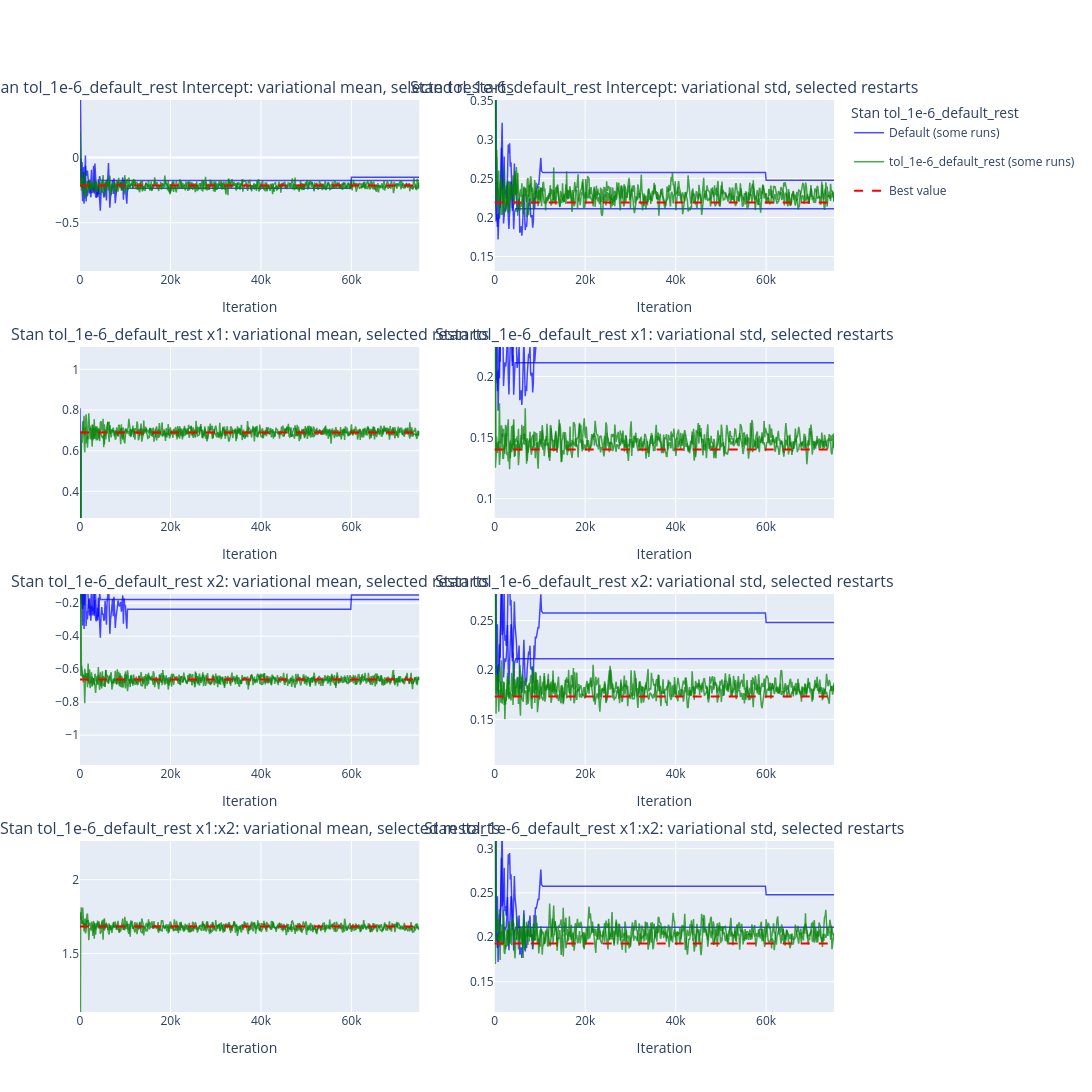

The cell this chart's notebook holds for it:
### Code cell
import pickle
import sys
from pathlib import Path
import numpy as np
import pandas as pd

REPO_ROOT = Path("/Users/madelynandersen/Documents/VB Bakeoff/simpleVI")
if str(REPO_ROOT) not in sys.path:
    sys.path.insert(0, str(REPO_ROOT))

from modulars.stan_rr_test import stan_result_by_scenario
from modulars.logistic_regression import load_logistic_regression_data, plot_logistic_regression_selected_restarts

NB_DIR = REPO_ROOT / "single_MC/logistic_regression"

data = load_logistic_regression_data()
labels = data["labels"]

best_reference = pd.read_csv(NB_DIR / "best_variational_reference.csv")
reference_means = {
    row["parameter"]: [(float(row["mean"]), "best variational approximation")]
    for _, row in best_reference.iterrows()
}
reference_stds = {
    row["parameter"]: [(float(row["sd"]), "best variational approximation")]
    for _, row in best_reference.iterrows()
}

with open(NB_DIR / "results/stan_result.pkl", "rb") as f:
    _main_result = pickle.load(f)
_by_scenario = stan_result_by_scenario(_main_result)
default_means, default_stds, default_iterations = _by_scenario["default"]

with open(NB_DIR / "tol_1e-6_default_rest_result.pkl", "rb") as f:
    _td_result = pickle.load(f)
_td_by_scenario = stan_result_by_scenario(_td_result)
td_means, td_stds, td_iterations = _td_by_scenario["tol_1e-6_default_rest"]

def downsample_and_extend(arr, factor, target_len):
    downsampled = arr[..., ::factor]
    n_have = downsampled.shape[-1]
    if n_have < target_len:
        pad = np.repeat(downsampled[..., -1:], target_len - n_have, axis=-1)
        downsampled = np.concatenate([downsampled, pad], axis=-1)
    return downsampled

projected_default_means = downsample_and_extend(default_means, 15, len(td_iterations))
projected_default_stds = downsample_and_extend(default_stds, 15, len(td_iterations))
plot_logistic_regression_selected_restarts(
    projected_default_means, projected_default_stds, td_means, td_stds, labels=labels,
    title_prefix="Stan tol_1e-6_default_rest ",
    reference_means=reference_means, reference_stds=reference_stds,
    k=2, x=td_iterations, backend="plotly",
    single_label="Default (some runs)", multi_label="tol_1e-6_default_rest (some runs)",
)

### Figure 1 — Plotly figure (JSON) as saved in the notebook; plotly's stock layout.template omitted (floating-point values rounded to 4 significant figures; data arrays with more than 128 entries replaced by an {"elided": "..."} marker saying what was removed)
{"data": [{"legendgroup": "Default (some runs)", "line": {"color": "blue", "width": 1.5}, "mode": "lines", "name": "Default (some runs)", "opacity": 0.7, "showlegend": true, "type": "scatter", "x": {"elided": "501 int values"}, "xaxis": "x", "y": {"elided": "3001 float values"}, "yaxis": "y"}, {"legendgroup": "Default (some runs)", "line": {"color": "blue", "width": 1.5}, "mode": "lines", "name": "Default (some runs)", "opacity": 0.7, "showlegend": false, "type": "scatter", "x": {"elided": "501 int values"}, "xaxis": "x", "y": {"elided": "3001 float values"}, "yaxis": "y"}, {"legendgroup": "tol_1e-6_default_rest (some runs)", "line": {"color": "green", "width": 1.5}, "mode": "lines", "name": "tol_1e-6_default_rest (some runs)", "opacity": 0.7, "showlegend": true, "type": "scatter", "x": {"elided": "501 int values"}, "xaxis": "x", "y": {"elided": "501 float values"}, "yaxis": "y"}, {"legendgroup": "tol_1e-6_default_rest (some runs)", "line": {"color": "green", "width": 1.5}, "mode": "lines", "name": "tol_1e-6_default_rest (some runs)", "opacity": 0.7, "showlegend": false, "type": "scatter", "x": {"elided": "501 int values"}, "xaxis": "x", "y": {"elided": "501 float values"}, "yaxis": "y"}, {"legendgroup": "Default (some runs)", "line": {"color": "blue", "width": 1.5}, "mode": "lines", "name": "Default (some runs)", "opacity": 0.7, "showlegend": false, "type": "scatter", "x": {"elided": "501 int values"}, "xaxis": "x2", "y": {"elided": "3001 float values"}, "yaxis": "y2"}, {"legendgroup": "Default (some runs)", "line": {"color": "blue", "width": 1.5}, "mode": "lines", "name": "Default (some runs)", "opacity": 0.7, "showlegend": false, "type": "scatter", "x": {"elided": "501 int values"}, "xaxis": "x2", "y": {"elided": "3001 float values"}, "yaxis": "y2"}, {"legendgroup": "tol_1e-6_default_rest (some runs)", "line": {"color": "green", "width": 1.5}, "mode": "lines", "name": "tol_1e-6_default_rest (some runs)", "opacity": 0.7, "showlegend": false, "type": "scatter", "x": {"elided": "501 int values"}, "xaxis": "x2", "y": {"elided": "501 float values"}, "yaxis": "y2"}, {"legendgroup": "tol_1e-6_default_rest (some runs)", "line": {"color": "green", "width": 1.5}, "mode": "lines", "name": "tol_1e-6_default_rest (some runs)", "opacity": 0.7, "showlegend": false, "type": "scatter", "x": {"elided": "501 int values"}, "xaxis": "x2", "y": {"elided": "501 float values"}, "yaxis": "y2"}, {"line": {"color": "red", "dash": "dash"}, "mode": "lines", "name": "Best value", "showlegend": true, "type": "scatter", "x": [null], "xaxis": "x", "y": [null], "yaxis": "y"}, {"legendgroup": "Default (some runs)", "line": {"color": "blue", "width": 1.5}, "mode": "lines", "name": "Default (some runs)", "opacity": 0.7, "showlegend": false, "type": "scatter", "x": {"elided": "501 int values"}, "xaxis": "x3", "y": {"elided": "3001 float values"}, "yaxis": "y3"}, {"legendgroup": "Default (some runs)", "line": {"color": "blue", "width": 1.5}, "mode": "lines", "name": "Default (some runs)", "opacity": 0.7, "showlegend": false, "type": "scatter", "x": {"elided": "501 int values"}, "xaxis": "x3", "y": {"elided": "3001 float values"}, "yaxis": "y3"}, {"legendgroup": "tol_1e-6_default_rest (some runs)", "line": {"color": "green", "width": 1.5}, "mode": "lines", "name": "tol_1e-6_default_rest (some runs)", "opacity": 0.7, "showlegend": false, "type": "scatter", "x": {"elided": "501 int values"}, "xaxis": "x3", "y": {"elided": "501 float values"}, "yaxis": "y3"}, {"legendgroup": "tol_1e-6_default_rest (some runs)", "line": {"color": "green", "width": 1.5}, "mode": "lines", "name": "tol_1e-6_default_rest (some runs)", "opacity": 0.7, "showlegend": false, "type": "scatter", "x": {"elided": "501 int values"}, "xaxis": "x3", "y": {"elided": "501 float values"}, "yaxis": "y3"}, {"legendgroup": "Default (some runs)", "line": {"color": "blue", "width": 1.5}, "mode": "lines", "name": "Default (some runs)", "opacity": 0.7, "showlegend": false, "type": "scatter", "x": {"elided": "501 int values"}, "xaxis": "x4", "y": {"elided": "3001 float values"}, "yaxis": "y4"}, {"legendgroup": "Default (some runs)", "line": {"color": "blue", "width": 1.5}, "mode": "lines", "name": "Default (some runs)", "opacity": 0.7, "showlegend": false, "type": "scatter", "x": {"elided": "501 int values"}, "xaxis": "x4", "y": {"elided": "3001 float values"}, "yaxis": "y4"}, {"legendgroup": "tol_1e-6_default_rest (some runs)", "line": {"color": "green", "width": 1.5}, "mode": "lines", "name": "tol_1e-6_default_rest (some runs)", "opacity": 0.7, "showlegend": false, "type": "scatter", "x": {"elided": "501 int values"}, "xaxis": "x4", "y": {"elided": "501 float values"}, "yaxis": "y4"}, {"legendgroup": "tol_1e-6_default_rest (some runs)", "line": {"color": "green", "width": 1.5}, "mode": "lines", "name": "tol_1e-6_default_rest (some runs)", "opacity": 0.7, "showlegend": false, "type": "scatter", "x": {"elided": "501 int values"}, "xaxis": "x4", "y": {"elided": "501 float values"}, "yaxis": "y4"}, {"line": {"color": "red", "dash": "dash"}, "mode": "lines", "name": "Best value", "showlegend": false, "type": "scatter", "x": [null], "xaxis": "x3", "y": [null], "yaxis": "y3"}, {"legendgroup": "Default (some runs)", "line": {"color": "blue", "width": 1.5}, "mode": "lines", "name": "Default (some runs)", "opacity": 0.7, "showlegend": false, "type": "scatter", "x": {"elided": "501 int values"}, "xaxis": "x5", "y": {"elided": "3001 float values"}, "yaxis": "y5"}, {"legendgroup": "Default (some runs)", "line": {"color": "blue", "width": 1.5}, "mode": "lines", "name": "Default (some runs)", "opacity": 0.7, "showlegend": false, "type": "scatter", "x": {"elided": "501 int values"}, "xaxis": "x5", "y": {"elided": "3001 float values"}, "yaxis": "y5"}, {"legendgroup": "tol_1e-6_default_rest (some runs)", "line": {"color": "green", "width": 1.5}, "mode": "lines", "name": "tol_1e-6_default_rest (some runs)", "opacity": 0.7, "showlegend": false, "type": "scatter", "x": {"elided": "501 int values"}, "xaxis": "x5", "y": {"elided": "501 float values"}, "yaxis": "y5"}, {"legendgroup": "tol_1e-6_default_rest (some runs)", "line": {"color": "green", "width": 1.5}, "mode": "lines", "name": "tol_1e-6_default_rest (some runs)", "opacity": 0.7, "showlegend": false, "type": "scatter", "x": {"elided": "501 int values"}, "xaxis": "x5", "y": {"elided": "501 float values"}, "yaxis": "y5"}, {"legendgroup": "Default (some runs)", "line": {"color": "blue", "width": 1.5}, "mode": "lines", "name": "Default (some runs)", "opacity": 0.7, "showlegend": false, "type": "scatter", "x": {"elided": "501 int values"}, "xaxis": "x6", "y": {"elided": "3001 float values"}, "yaxis": "y6"}, {"legendgroup": "Default (some runs)", "line": {"color": "blue", "width": 1.5}, "mode": "lines", "name": "Default (some runs)", "opacity": 0.7, "showlegend": false, "type": "scatter", "x": {"elided": "501 int values"}, "xaxis": "x6", "y": {"elided": "3001 float values"}, "yaxis": "y6"}, {"legendgroup": "tol_1e-6_default_rest (some runs)", "line": {"color": "green", "width": 1.5}, "mode": "lines", "name": "tol_1e-6_default_rest (some runs)", "opacity": 0.7, "showlegend": false, "type": "scatter", "x": {"elided": "501 int values"}, "xaxis": "x6", "y": {"elided": "501 float values"}, "yaxis": "y6"}, {"legendgroup": "tol_1e-6_default_rest (some runs)", "line": {"color": "green", "width": 1.5}, "mode": "lines", "name": "tol_1e-6_default_rest (some runs)", "opacity": 0.7, "showlegend": false, "type": "scatter", "x": {"elided": "501 int values"}, "xaxis": "x6", "y": {"elided": "501 float values"}, "yaxis": "y6"}, {"line": {"color": "red", "dash": "dash"}, "mode": "lines", "name": "Best value", "showlegend": false, "type": "scatter", "x": [null], "xaxis": "x5", "y": [null], "yaxis": "y5"}, {"legendgroup": "Default (some runs)", "line": {"color": "blue", "width": 1.5}, "mode": "lines", "name": "Default (some runs)", "opacity": 0.7, "showlegend": false, "type": "scatter", "x": {"elided": "501 int values"}, "xaxis": "x7", "y": {"elided": "3001 float values"}, "yaxis": "y7"}, {"legendgroup": "Default (some runs)", "line": {"color": "blue", "width": 1.5}, "mode": "lines", "name": "Default (some runs)", "opacity": 0.7, "showlegend": false, "type": "scatter", "x": {"elided": "501 int values"}, "xaxis": "x7", "y": {"elided": "3001 float values"}, "yaxis": "y7"}, {"legendgroup": "tol_1e-6_default_rest (some runs)", "line": {"color": "green", "width": 1.5}, "mode": "lines", "name": "tol_1e-6_default_rest (some runs)", "opacity": 0.7, "showlegend": false, "type": "scatter", "x": {"elided": "501 int values"}, "xaxis": "x7", "y": {"elided": "501 float values"}, "yaxis": "y7"}, {"legendgroup": "tol_1e-6_default_rest (some runs)", "line": {"color": "green", "width": 1.5}, "mode": "lines", "name": "tol_1e-6_default_rest (some runs)", "opacity": 0.7, "showlegend": false, "type": "scatter", "x": {"elided": "501 int values"}, "xaxis": "x7", "y": {"elided": "501 float values"}, "yaxis": "y7"}, {"legendgroup": "Default (some runs)", "line": {"color": "blue", "width": 1.5}, "mode": "lines", "name": "Default (some runs)", "opacity": 0.7, "showlegend": false, "type": "scatter", "x": {"elided": "501 int values"}, "xaxis": "x8", "y": {"elided": "3001 float values"}, "yaxis": "y8"}, {"legendgroup": "Default (some runs)", "line": {"color": "blue", "width": 1.5}, "mode": "lines", "name": "Default (some runs)", "opacity": 0.7, "showlegend": false, "type": "scatter", "x": {"elided": "501 int values"}, "xaxis": "x8", "y": {"elided": "3001 float values"}, "yaxis": "y8"}, {"legendgroup": "tol_1e-6_default_rest (some runs)", "line": {"color": "green", "width": 1.5}, "mode": "lines", "name": "tol_1e-6_default_rest (some runs)", "opacity": 0.7, "showlegend": false, "type": "scatter", "x": {"elided": "501 int values"}, "xaxis": "x8", "y": {"elided": "501 float values"}, "yaxis": "y8"}, {"legendgroup": "tol_1e-6_default_rest (some runs)", "line": {"color": "green", "width": 1.5}, "mode": "lines", "name": "tol_1e-6_default_rest (some runs)", "opacity": 0.7, "showlegend": false, "type": "scatter", "x": {"elided": "501 int values"}, "xaxis": "x8", "y": {"elided": "501 float values"}, "yaxis": "y8"}, {"line": {"color": "red", "dash": "dash"}, "mode": "lines", "name": "Best value", "showlegend": false, "type": "scatter", "x": [null], "xaxis": "x7", "y": [null], "yaxis": "y7"}], "layout": {"annotations": [{"font": {"size": 16}, "showarrow": false, "text": "Stan tol_1e-6_default_rest Intercept: variational mean, selected restarts", "x": 0.225, "xanchor": "center", "xref": "paper", "y": 1.0, "yanchor": "bottom", "yref": "paper"}, {"font": {"size": 16}, "showarrow": false, "text": "Stan tol_1e-6_default_rest Intercept: variational std, selected restarts", "x": 0.775, "xanchor": "center", "xref": "paper", "y": 1.0, "yanchor": "bottom", "yref": "paper"}, {"font": {"size": 16}, "showarrow": false, "text": "Stan tol_1e-6_default_rest x1: variational mean, selected restarts", "x": 0.225, "xanchor": "center", "xref": "paper", "y": 0.7292, "yanchor": "bottom", "yref": "paper"}, {"font": {"size": 16}, "showarrow": false, "text": "Stan tol_1e-6_default_rest x1: variational std, selected restarts", "x": 0.775, "xanchor": "center", "xref": "paper", "y": 0.7292, "yanchor": "bottom", "yref": "paper"}, {"font": {"size": 16}, "showarrow": false, "text": "Stan tol_1e-6_default_rest x2: variational mean, selected restarts", "x": 0.225, "xanchor": "center", "xref": "paper", "y": 0.4583, "yanchor": "bottom", "yref": "paper"}, {"font": {"size": 16}, "showarrow": false, "text": "Stan tol_1e-6_default_rest x2: variational std, selected restarts", "x": 0.775, "xanchor": "center", "xref": "paper", "y": 0.4583, "yanchor": "bottom", "yref": "paper"}, {"font": {"size": 16}, "showarrow": false, "text": "Stan tol_1e-6_default_rest x1:x2: variational mean, selected restarts", "x": 0.225, "xanchor": "center", "xref": "paper", "y": 0.1875, "yanchor": "bottom", "yref": "paper"}, {"font": {"size": 16}, "showarrow": false, "text": "Stan tol_1e-6_default_rest x1:x2: variational std, selected restarts", "x": 0.775, "xanchor": "center", "xref": "paper", "y": 0.1875, "yanchor": "bottom", "yref": "paper"}], "height": 1400, "legend": {"title": {"text": "Stan tol_1e-6_default_rest "}}, "shapes": [{"line": {"color": "red", "dash": "dash"}, "type": "line", "x0": 0, "x1": 1, "xref": "x domain", "y0": -0.2145, "y1": -0.2145, "yref": "y"}, {"line": {"color": "red", "dash": "dash"}, "type": "line", "x0": 0, "x1": 1, "xref": "x2 domain", "y0": 0.2191, "y1": 0.2191, "yref": "y2"}, {"line": {"color": "red", "dash": "dash"}, "type": "line", "x0": 0, "x1": 1, "xref": "x3 domain", "y0": 0.6894, "y1": 0.6894, "yref": "y3"}, {"line": {"color": "red", "dash": "dash"}, "type": "line", "x0": 0, "x1": 1, "xref": "x4 domain", "y0": 0.1401, "y1": 0.1401, "yref": "y4"}, {"line": {"color": "red", "dash": "dash"}, "type": "line", "x0": 0, "x1": 1, "xref": "x5 domain", "y0": -0.6626, "y1": -0.6626, "yref": "y5"}, {"line": {"color": "red", "dash": "dash"}, "type": "line", "x0": 0, "x1": 1, "xref": "x6 domain", "y0": 0.173, "y1": 0.173, "yref": "y6"}, {"line": {"color": "red", "dash": "dash"}, "type": "line", "x0": 0, "x1": 1, "xref": "x7 domain", "y0": 1.683, "y1": 1.683, "yref": "y7"}, {"line": {"color": "red", "dash": "dash"}, "type": "line", "x0": 0, "x1": 1, "xref": "x8 domain", "y0": 0.1929, "y1": 0.1929, "yref": "y8"}], "width": 1400, "xaxis": {"anchor": "y", "domain": [0.0, 0.45], "title": {"text": "Iteration"}}, "xaxis2": {"anchor": "y2", "domain": [0.55, 1.0], "title": {"text": "Iteration"}}, "xaxis3": {"anchor": "y3", "domain": [0.0, 0.45], "title": {"text": "Iteration"}}, "xaxis4": {"anchor": "y4", "domain": [0.55, 1.0], "title": {"text": "Iteration"}}, "xaxis5": {"anchor": "y5", "domain": [0.0, 0.45], "title": {"text": "Iteration"}}, "xaxis6": {"anchor": "y6", "domain": [0.55, 1.0], "title": {"text": "Iteration"}}, "xaxis7": {"anchor": "y7", "domain": [0.0, 0.45], "title": {"text": "Iteration"}}, "xaxis8": {"anchor": "y8", "domain": [0.55, 1.0], "title": {"text": "Iteration"}}, "yaxis": {"anchor": "x", "domain": [0.8125, 1.0], "range": [-0.8719, 0.4429]}, "yaxis2": {"anchor": "x2", "domain": [0.8125, 1.0], "range": [0.1315, 0.3506]}, "yaxis3": {"anchor": "x3", "domain": [0.5417, 0.7292], "range": [0.269, 1.11]}, "yaxis4": {"anchor": "x4", "domain": [0.5417, 0.7292], "range": [0.08408, 0.2242]}, "yaxis5": {"anchor": "x5", "domain": [0.2708, 0.4583], "range": [-1.182, -0.1437]}, "yaxis6": {"anchor": "x6", "domain": [0.2708, 0.4583], "range": [0.1038, 0.2768]}, "yaxis7": {"anchor": "x7", "domain": [0.0, 0.1875], "range": [1.105, 2.262]}, "yaxis8": {"anchor": "x8", "domain": [0.0, 0.1875], "range": [0.1157, 0.3086]}}}
